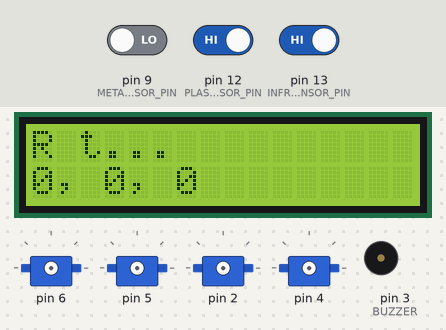
Bench run of a sketch on a simulated Arduino Uno, built with avr-gcc and run on an emulated ATmega328P. Shown: 16×2 character LCD, 4 × servo, buzzer (waves = sounding). Inputs (shaded band) come from the test bench; at power-on: pin 13 (INFRARED_SENSOR_PIN) HIGH, pin 9 (METALLIC_SENSOR_PIN) LOW, pin 12 (PLASTIC_SENSOR_PIN) HIGH.

Above: at 1.2 s.
At 3.3 s:
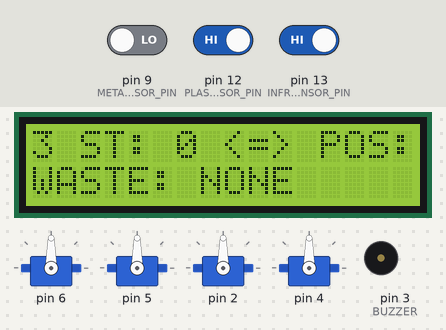
3.4 s: pin 13 (INFRARED_SENSOR_PIN) driven LOW
At 12.3 s:
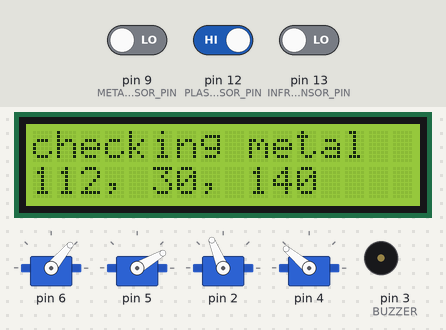
At 16.0 s:
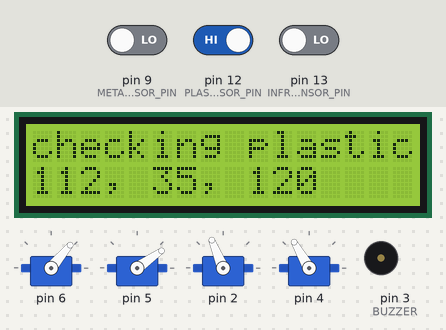
Timing chart, 0 to 24.3 s (numbered marks = the images above; inputs shaded):
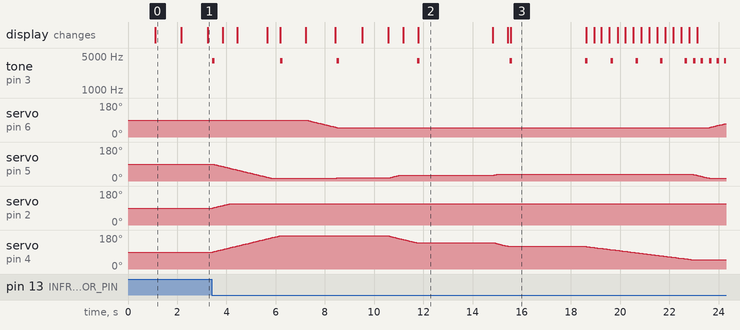

Measured:
- after the input at 3.4 s, tone on pin 3 (BUZZER): plays 4000 Hz for 0.10 s, 4000 Hz for 0.10 s, 4000 Hz for 0.10 s, 4000 Hz for 0.10 s, 4000 Hz for 0.10 s, 4000 Hz for 0.10 s … (15 notes in this stretch), starting at once; servo on pin 2: moves from 90° to 112° over 0.67 s, starting after 0.05 s
- what the display in image 0 shows lasts 1.1 s, from 1.1 s to 2.2 s
- what the display in image 2 shows lasts 3.0 s, from 11.8 s to 14.8 s

The sketch:

segregation_proto_code.ino
```cpp
#include "segregation_proto.h"

#define BUZZER              3
#define BUZZER_DURATION     100

DEVICE_PARAMS device_params;

void soundBuzzer(uint16_t interval)
{
    static unsigned long buzzer_time = 0;
    if(millis() - buzzer_time < interval) return;
    buzzer_time = millis();

    if(interval > BUZZER_DURATION)
    tone(BUZZER, 4000, BUZZER_DURATION);
}


void mapBoardPositions(void)
{
    ROBOT_POSTION map_points = REST_POSITION;
    while(1)
    {
        int i = 0;
        switch(map_points)
        {
            case REST_POSITION:
                if(robotarm_moveTo(REST_POSITION) == REST_POSITION)
                {
                    for(i=0; i<10; i++){
                        soundBuzzer(1000);
                        delay(500);
                        display_log("REST P");
                    }

                    map_points = INFRARED_SENSOR;
                }
            break;

            case INFRARED_SENSOR:
                if(robotarm_moveTo(INFRARED_SENSOR) == INFRARED_SENSOR)
                {
                    // while(1)
                    for(i=0; i<10; i++)
                    {
                        soundBuzzer(1000);
                        delay(500);
                        display_log("RED SS");
                        // if(robotarm_liftObject() == DEVICE_TRUE)
                        // {
                        //     break;
                        // }
                    }
                    map_points = METAL_SENSOR;
                }
            break;

            case METAL_SENSOR:
                if(robotarm_moveTo(METAL_SENSOR) ==METAL_SENSOR)
                {
                    for(i=0; i<10; i++){
                        soundBuzzer(1000);
                        delay(500);
                        display_log("METAL SS");
                    }

                    map_points = PLASTIC_SENSOR;
                }
            break;

            case PLASTIC_SENSOR:
                if(robotarm_moveTo(PLASTIC_SENSOR) ==PLASTIC_SENSOR)
                {
                    for(i=0; i<10; i++){
                        soundBuzzer(1000);
                        delay(500);
                        display_log("PLASTIC SS");
                    }
                    map_points = METAL_BIN;
                }
            break;

            case METAL_BIN:
                if(robotarm_moveTo(METAL_BIN) ==METAL_BIN)
                {
                    for(i=0; i<10; i++){
                        soundBuzzer(1000);
                        delay(500);
                        display_log("METAL BIN");
                    }
                    map_points = PAPER_BIN;
                }
            break;

            case PAPER_BIN:
                if(robotarm_moveTo(PAPER_BIN) ==PAPER_BIN)
                {
                    for(i=0; i<10; i++){
                        soundBuzzer(1000);
                        delay(500);
                        display_log("PAPER BIN");
                    }
                    map_points = PLASTIC_BIN;
                }
            break;

            case PLASTIC_BIN:
                if(robotarm_moveTo(PLASTIC_BIN) == PLASTIC_BIN)
                {
                    // while(1)
                    for(i=0; i<10; i++)
                    {
                        soundBuzzer(1000);
                        delay(500);
                        display_log("PLASTIC BIN");
                        // if(robotarm_dropObject() == DEVICE_TRUE)
                        // {
                        //     break;
                        // }
                    }
                    // map_points = GENERAL_BIN;
                    map_points = REST_POSITION;
                }
            break;

            case GENERAL_BIN:
                if(robotarm_moveTo(GENERAL_BIN) == GENERAL_BIN)
                {
                    for(i=0; i<10; i++){
                        soundBuzzer(1000);
                        delay(500);
                        display_log("GEN BIN");
                    }
                    map_points = REST_POSITION;
                }
            break;
        }

        delay(60);
    }
}


DEVICE_RESULT dumpWasteToBin(DEVICE_WASTE_TYPE waste_type)
{
    static bool drop_waste = false;

    if(drop_waste == true)
    {
        soundBuzzer(300);
        if(robotarm_dropObject() == DEVICE_TRUE)
        {
            drop_waste = false;
            return DEVICE_TRUE;
        }

        return DEVICE_FALSE;
    }

    //using paper instead of general bin
    ROBOT_POSTION waste_bin = PAPER_BIN;
    switch(waste_type)
    {
        case NO_WASTE:
        case OTHER_WASTE:
            waste_bin = PAPER_BIN;
        break;

        case PAPER_WASTE:
            waste_bin = PAPER_BIN;
        break;

        case METALLIC_WASTE:
            waste_bin = METAL_BIN;
        break;

        case PLASTIC_WASTE:
            waste_bin = PLASTIC_BIN;
        break;
    }

    if(robotarm_moveTo(waste_bin) == waste_bin)
    {
        device_params.current_position = waste_bin;
        drop_waste = true;
    }

    return DEVICE_FALSE;
}


void setup()
{
    #ifdef DEBUG_DEVICE
    Serial.begin(115200);
    #endif

    pinMode(BUZZER, OUTPUT);
    #ifdef DEBUG_DEVICE
    Serial.println("Di");
    #endif
    display_initialise();

    display_log("Sen Init..."); delay(1000);

    #ifdef DEBUG_DEVICE
    Serial.println("Si");
    #endif
    while(!sensor_initialise())
    {
        delay(1000);
        soundBuzzer(1500);
    }

    display_log("R t..."); delay(1000);
    #ifdef DEBUG_DEVICE
    Serial.println("R_i");
    #endif
    while(robotarm_initialise() != REST_POSITION)
    {
        delay(10);
        soundBuzzer(1500);
    }

    // mapBoardPositions();

    device_params.current_position = REST_POSITION;
    device_params.device_state = STATE_REST;
    device_params.current_waste = NO_WASTE;


    #ifdef DEBUG_DEVICE
    Serial.println("Init!");
    #endif
}


void loop()
{
    switch(device_params.device_state)
    {
        case STATE_ENTER_REST:
            //goto rest position
            if(robotarm_moveTo(REST_POSITION) == REST_POSITION)
            {
                device_params.current_position = REST_POSITION;
                device_params.current_waste = NO_WASTE;
                device_params.device_state = STATE_REST;
            }
        break;

        case STATE_REST:
            //wait for ir sensor to trigger
            if(sensor_readInfrared() == DEVICE_TRUE)
            {
                soundBuzzer(1000);
                device_params.current_position = REST_POSITION;
                device_params.current_waste = NO_WASTE;
                device_params.device_state = STATE_ENTER_CHECK;
                #ifdef DEBUG_DEVICE
                Serial.println("new w");
                #endif
            }

        break;

        case STATE_ENTER_CHECK:
            if(robotarm_moveTo(INFRARED_SENSOR) == INFRARED_SENSOR)
            {
                soundBuzzer(1000);
                device_params.current_position = INFRARED_SENSOR;
                // device_params.device_state = STATE_CHECK_WASTE;
                #ifdef DEBUG_DEVICE
                Serial.println("g-cw");
                #endif
                delay(1000);
                if(robotarm_dropObject() == DEVICE_TRUE)
                {
                    soundBuzzer(1000);
                    device_params.device_state = STATE_CHECK_WASTE;
                    device_params.current_waste = NO_WASTE;
                }
            }
        break;

        case STATE_CHECK_WASTE:
            //check which waste has come in
            DEVICE_RESULT sensor_result = DEVICE_FALSE;

            switch(device_params.current_waste)
            {
                case NO_WASTE:
                    //start checking
                    if(robotarm_liftObject() == DEVICE_TRUE)
                    {
                        soundBuzzer(1000);
                        device_params.current_waste = PAPER_WASTE;
                        device_params.device_state = STATE_CHECK_WASTE;
                        delay(1000);
                    }

                break;

                case PAPER_WASTE:
                    //check if waste is paper
                    sensor_result = sensor_checkIfPaper();

                    if(sensor_result == DEVICE_TRUE)
                    {
                        device_params.device_state = STATE_DUMP_WASTE;
                        delay(1000);
                    }
                    else if(sensor_result == DEVICE_FALSE)
                    {
                        device_params.current_waste = METALLIC_WASTE;
                        delay(1000);
                    }
                    if(sensor_result == DEVICE_ERROR)
                    {
                        device_params.device_state = STATE_ERROR;
                    }

                break;

                case METALLIC_WASTE:
                    //check if waste is metallic
                    if(robotarm_moveTo(METAL_SENSOR) == METAL_SENSOR)
                    {
                        //fisrt ensure you have reached the target sensor
                        soundBuzzer(1000);
                        device_params.current_position = METAL_SENSOR;

                        //get the sensor reading
                        sensor_result = sensor_checkIfMetallic();
                        if(sensor_result == DEVICE_TRUE)
                        {
                            device_params.device_state = STATE_DUMP_WASTE;
                            delay(1000);
                        }
                        else if(sensor_result == DEVICE_FALSE)
                        {
                            device_params.current_waste = PLASTIC_WASTE;
                            delay(1000);
                        }
                        if(sensor_result == DEVICE_ERROR)
                        {
                            device_params.device_state = STATE_ERROR;
                        }
                    }
                break;

                case PLASTIC_WASTE:
                    //check if waste is plastic
                    if(robotarm_moveTo(PLASTIC_SENSOR) == PLASTIC_SENSOR)
                    {
                        soundBuzzer(1000);
                        //fisrt ensure you have reached the target sensor
                        device_params.current_position = PLASTIC_SENSOR;

                        //get the sensor reading
                        sensor_result = sensor_checkIfPlastic();
                        if(sensor_result == DEVICE_TRUE)
                        {
                            device_params.device_state = STATE_DUMP_WASTE;
                            delay(1000);
                        }
                        else if(sensor_result == DEVICE_FALSE)
                        {
                            device_params.current_waste = OTHER_WASTE;
                            delay(1000);
                        }
                        if(sensor_result == DEVICE_ERROR)
                        {
                            device_params.device_state = STATE_ERROR;
                        }
                    }
                break;

                case OTHER_WASTE:
                    device_params.device_state = STATE_DUMP_WASTE;
                    delay(1000);
                break;
            }
            #ifdef DEBUG_DEVICE
            Serial.print("ws: ");
            Serial.print(device_params.current_waste);
            Serial.print("ss: ");
            Serial.println(sensor_result);
            #endif
        break;

        case STATE_DUMP_WASTE:
            //dumb waste in the right bin
            // soundBuzzer(400);
            // DEVICE_RESULT waste_dumped = dumpWasteToBin(device_params.current_waste);
            // if(waste_dumped == DEVICE_TRUE)
            // {
            //     soundBuzzer(1000);
            //     device_params.device_state = STATE_ENTER_REST;
            // }

        break;

        case STATE_ERROR:
            //alert for error
            soundBuzzer(500);
        break;
    }

    display_update();
    if(device_params.device_state == STATE_DUMP_WASTE)
    {
        soundBuzzer(1000);
        DEVICE_RESULT waste_dumped = dumpWasteToBin(device_params.current_waste);
        if(waste_dumped == DEVICE_TRUE)
        {
            soundBuzzer(1000);
            device_params.device_state = STATE_ENTER_REST;
        }
    }
    delay(30);

}
```

segregation_display.ino
```cpp
#include "segregation_proto.h"
#include <Wire.h>
#include <LiquidCrystal_PCF8574.h>

#define DISPLAY_INTERVAL    500
#define DISPLAY_COLS        16
#define DISPLAY_ROWS        2

LiquidCrystal_PCF8574 lcd(0x27);

unsigned long display_time;

extern ROBOT_LOCATION currentLocation;

DEVICE_RESULT display_initialise(void)
{
    Wire.begin();
    Wire.beginTransmission(0x27);
    int error = Wire.endTransmission();
    #ifdef DEBUG_DEVICE
    Serial.println("Di");
    #endif

    if(error != 0)
    {
        return DEVICE_ERROR;
    }

    lcd.begin(DISPLAY_COLS, DISPLAY_ROWS);
    lcd.setBacklight(255);

    return DEVICE_TRUE;
}

DEVICE_RESULT display_update(void)
{
    if(millis() - display_time < DISPLAY_INTERVAL)
        return DEVICE_FALSE;

    #ifdef DEBUG_DEVICE
    Serial.print("S: ");
    Serial.print(device_params.device_state);
    Serial.print(" P: ");
    Serial.println(device_params.current_position);
    Serial.print("W: ");
    Serial.println(device_params.current_waste);
    Serial.print(currentLocation.horizontal);Serial.print(", ");
    Serial.print(currentLocation.vertical); Serial.print(", ");
    Serial.println(currentLocation.rotational);
    #endif

    lcd.clear();
    lcd.print(millis()/1000);
    lcd.print(" ST: ");
    lcd.print(device_params.device_state);
    lcd.print(" <=> POS: ");
    lcd.print(device_params.current_position);
    lcd.setCursor(0,1);
    lcd.print("WASTE: ");
    switch(device_params.current_waste)
    {
        case NO_WASTE:
            lcd.print("NONE");
        break;

        case PAPER_WASTE:
            lcd.print("PAPER");
        break;
        case METALLIC_WASTE:
            lcd.print("METAL");
        break;
        case PLASTIC_WASTE:
            lcd.print("PLASTIC");
        break;
        case OTHER_WASTE:
            lcd.print("OTHER");
        break;
    }

    display_time = millis();

    return DEVICE_TRUE;
}

void display_log(char *msg)
{
    lcd.clear();
    // if(strlen(msg) > DISPLAY_COLS)
    // {
        // char temp[DISPLAY_COLS] = {0};
        // memcpy(temp, msg, DISPLAY_COLS);
        lcd.print(msg);
        lcd.setCursor(0,1);
        // lcd.print(msg+16);
        lcd.print(currentLocation.horizontal);lcd.print(", ");
        lcd.print(currentLocation.vertical); lcd.print(", ");
        lcd.print(currentLocation.rotational);


        return;
    // }

    // lcd.print(msg);
}

    /* ----------------------------------- EOF ---------------------------------- */
```

segregation_proto.h
```cpp
#ifndef SEGREGATION_PROTO_H
    #define SEGREGATION_PROTO_H

    // #define DEBUG_DEVICE

    typedef enum DEVICE_STATE
    {
        STATE_ERROR = -1,
        STATE_REST,
        STATE_ENTER_CHECK,
        STATE_CHECK_WASTE,
        STATE_DUMP_WASTE,
        STATE_ENTER_REST
    }
    DEVICE_STATE;

    typedef enum DEVICE_RESULT
    {
        /** @brief - Returned when a given device or peripheral is in error state*/
        DEVICE_ERROR = -1,

        /** @brief - Valid response form the device*/
        DEVICE_FALSE,

        /** @brief - Valid response form the device*/
        DEVICE_TRUE
    }
    DEVICE_RESULT;

    typedef enum DEVICE_WASTE_TYPE
    {
        NO_WASTE,
        PAPER_WASTE,
        METALLIC_WASTE,
        PLASTIC_WASTE,

        /** @brief - This could be organic waste or something else that the system can't detect*/
        OTHER_WASTE
    }
    DEVICE_WASTE_TYPE;

    typedef enum ROBOT_POSTION
    {
        IN_MOTION,
        REST_POSITION,
        INFRARED_SENSOR,
        METAL_SENSOR,
        PLASTIC_SENSOR,
        METAL_BIN,
        PLASTIC_BIN,
        PAPER_BIN,
        GENERAL_BIN
    }
    ROBOT_POSTION;

    typedef struct ROBOT_LOCATION
    {
        uint8_t horizontal;
        uint8_t vertical;
        uint8_t rotational;
    }
    ROBOT_LOCATION;

    typedef struct DEVICE_PARAMS
    {
        DEVICE_STATE device_state;
        ROBOT_POSTION current_position;
        DEVICE_WASTE_TYPE current_waste;

    }DEVICE_PARAMS;

    extern DEVICE_PARAMS device_params;

    DEVICE_RESULT display_initialise(void);
    DEVICE_RESULT display_update(void);
    void display_log(char *msg);

    DEVICE_RESULT sensor_initialise(void);
    DEVICE_RESULT sensor_readInfrared(void);
    DEVICE_RESULT sensor_checkIfPaper(void);
    DEVICE_RESULT sensor_checkIfMetallic(void);
    DEVICE_RESULT sensor_checkIfPlastic(void);

    DEVICE_RESULT robotarm_liftObject(void);
    DEVICE_RESULT robotarm_dropObject(void);
    ROBOT_POSTION robotarm_initialise(void);
    ROBOT_POSTION robotarm_moveTo(ROBOT_POSTION new_position);
    void mapBoardPositions(void);

#endif 
```

segregation_sensors.ino
```cpp
#include "segregation_proto.h"
#define INFRARED_SENSOR_PIN 13
#define METALLIC_SENSOR_PIN 9
#define PLASTIC_SENSOR_PIN 12


DEVICE_RESULT sensor_initialise(void)
{
    pinMode(PLASTIC_SENSOR_PIN, INPUT);
    pinMode(METALLIC_SENSOR_PIN, INPUT);
    pinMode(INFRARED_SENSOR_PIN, INPUT);
    return DEVICE_TRUE;
}

DEVICE_RESULT sensor_readInfrared(void)
{
    if(digitalRead(INFRARED_SENSOR_PIN) == LOW)
        return DEVICE_TRUE;
    return DEVICE_FALSE;
}

DEVICE_RESULT sensor_checkIfPaper(void)
{
    return DEVICE_FALSE;
}

DEVICE_RESULT sensor_checkIfMetallic(void)
{
    display_log("checking metal");
    delay(2000);
    if(digitalRead(PLASTIC_SENSOR_PIN) == LOW)
        return DEVICE_TRUE;
    return DEVICE_FALSE;
}

DEVICE_RESULT sensor_checkIfPlastic(void)
{
    display_log("checking plastic");
    delay(2000);
    if(digitalRead(METALLIC_SENSOR_PIN) == LOW)
        return DEVICE_TRUE;
    return DEVICE_FALSE;
}
```

Source omitted: segregation_robot.ino (6963 bytes)
